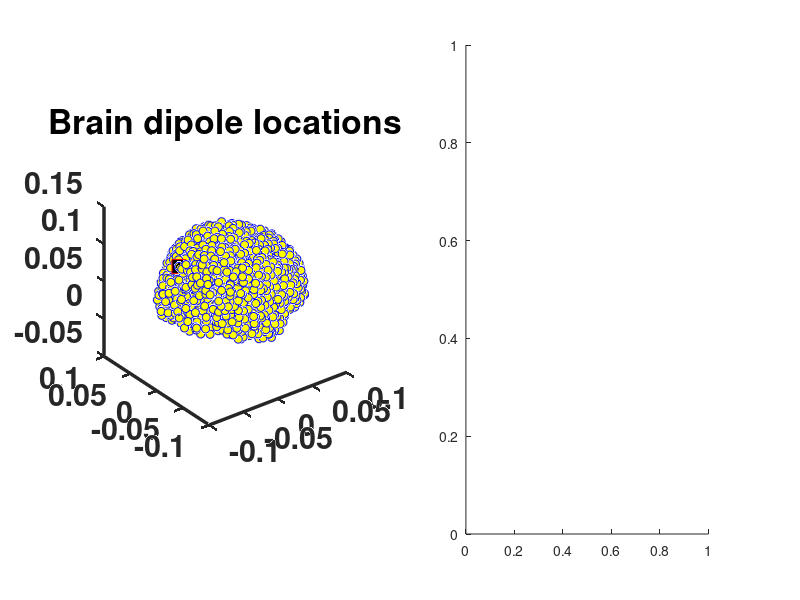

Reproduce this figure in MATLAB. (Note: this script raises an error after producing the figure.)
%% Understanding Dimensionality Reduction Using EEG Data:

%  set(0 , 'defaultfigurewindowstyle' , 'docked')
%  set(groot,'DefaultFigureColormap',jet)

% close all; 
clear, clc

%% Using Simulated EEG data

% mat file containing EEG, leadfield and channel locations
load emptyEEG

% index of dipole to simulate activity in
diploc = 109;


% plot brain dipoles
figure(1), clf, subplot(121)
plot3(lf.GridLoc(:,1), lf.GridLoc(:,2), lf.GridLoc(:,3), 'bo','markerfacecolor','y')
hold on
plot3(lf.GridLoc(diploc,1), lf.GridLoc(diploc,2), lf.GridLoc(diploc,3), 'rs','markerfacecolor','k','markersize',10)
rotate3d on, axis square
title('Brain dipole locations')
set( gca , 'LineWidth' , 2.5 , 'fontsize' , 22 , 'fontweight' , 'bold'  , 'GridAlpha' , 0.4 )

% Each dipole can be projected onto the scalp using the forward model. 
% The code below shows this projection from one dipole.
subplot(122)
topoplotIndie(-lf.Gain(:,1,diploc), EEG.chanlocs,'numcontour',0,'electrodes','numbers','shading','interp');
title('Signal dipole projection')
set( gca , 'LineWidth' , 2.5 , 'fontsize' , 22 , 'fontweight' , 'bold'  , 'GridAlpha' , 0.4 )

% number of time points and time vector
N = 1000;
EEG.times = (0:N-1)/EEG.srate;


% Random data in all 2004 brain dipoles
dipole_data = randn(length(lf.Gain),N);

% add signal to one dipole
dipole_data(diploc,:) = 15*sin(2*pi*10*EEG.times);

% project data from all dipoles to scalp electrodes
EEG.data = squeeze(lf.Gain(:,1,:))*dipole_data;


%Visualise Simulated Data:
figure(2) ; clf ; 
plot(EEG.times , dipole_data , 'LineWidth',1.7) ; 
xlabel('Times') ; 
ylabel('Signal Strength') ; 
title([ 'Input Signal To all ' , num2str(length(lf.Gain)) , ' Brain Dipoles'] ) ; 
set(gca , 'LineWidth' , 2.5 , 'FontSize' , 22 , 'FontWeight' , 'bold' , 'GridAlpha' , 0.4)

% Now Apply PCA On This Simulated Data:

% compute PCA

% mean-center data
data = EEG.data - mean(EEG.data,2);

% covariance matrix
covd = data*data'/size(EEG.data,2);

% % % If Intersted In Visualizing Covariance Matrix:
% figure(3) ; 
% imagesc(covd) ; 

% eigendecomposition
[evecs,evals] = eig( covd );

% sort according to eigenvalues
[evals,sidx] = sort(diag(evals),'descend'); % Sort Index
evecs = evecs(:,sidx);
evals = 100*evals/sum(evals);

% principal component time series
pc_timeseries = evecs(:,1)'*EEG.data;


% Now Let's plot results and compare with ground truth

figure(4), clf

% eigenspectrum
subplot(231)
plot(evals(1:20),'ko-','markerfacecolor','w','linew',2 , 'markersize' , 12)
title('Eigenspectrum'), axis square
ylabel('Percent variance'), xlabel('Component number')
set(gca , 'LineWidth' , 2.5 , 'FontSize' , 20 , 'FontWeight' , 'bold' , 'GridAlpha' , 0.4)

% topographical map of first eigenvector
subplot(232)
topoplotIndie(evecs(:,1),EEG.chanlocs,'numcontour',0,'shading','interp');
title('PC topomap')
set(gca , 'LineWidth' , 2.5 , 'FontSize' , 20 , 'FontWeight' , 'bold' , 'GridAlpha' , 0.4)

% topographical map of dipole (ground truth)
subplot(233)
topoplotIndie(-lf.Gain(:,1,diploc), EEG.chanlocs,'numcontour',0,'shading','interp');
title('Ground truth topomap')
set(gca , 'LineWidth' , 2.5 , 'FontSize' , 20 , 'FontWeight' , 'bold' , 'GridAlpha' , 0.4)

% plot time series
subplot(212)
plot(EEG.times,pc_timeseries, ...
     EEG.times,EEG.data(31,:), ...
     EEG.times,-dipole_data(diploc,:)*100 ,'linew',2 )
legend({'PC';'Chan';'Dipole'})
xlabel('Time (s)')
set(gca , 'LineWidth' , 2 , 'FontSize' , 20 , 'FontWeight' , 'bold' , 'GridAlpha' , 0.4)

%%













